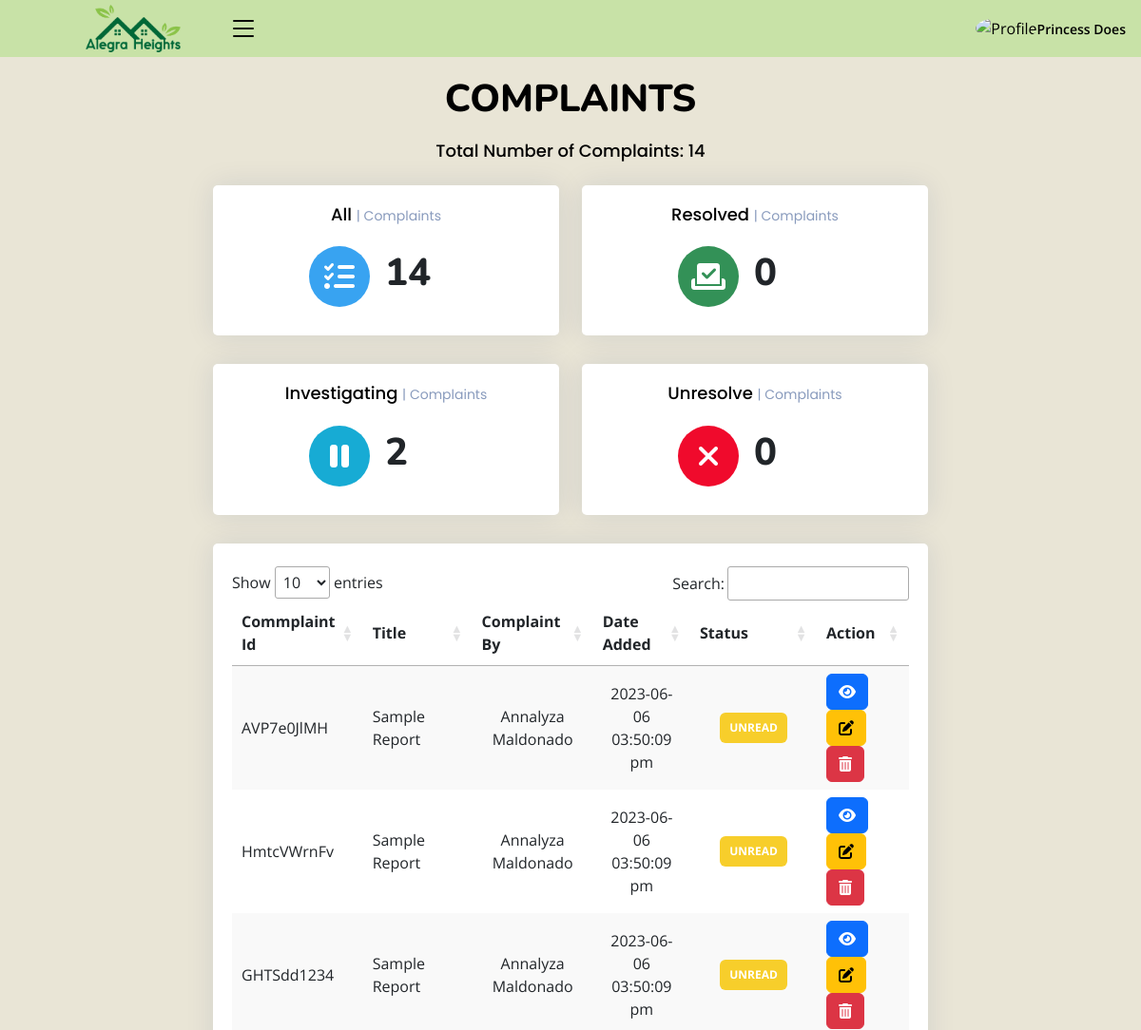
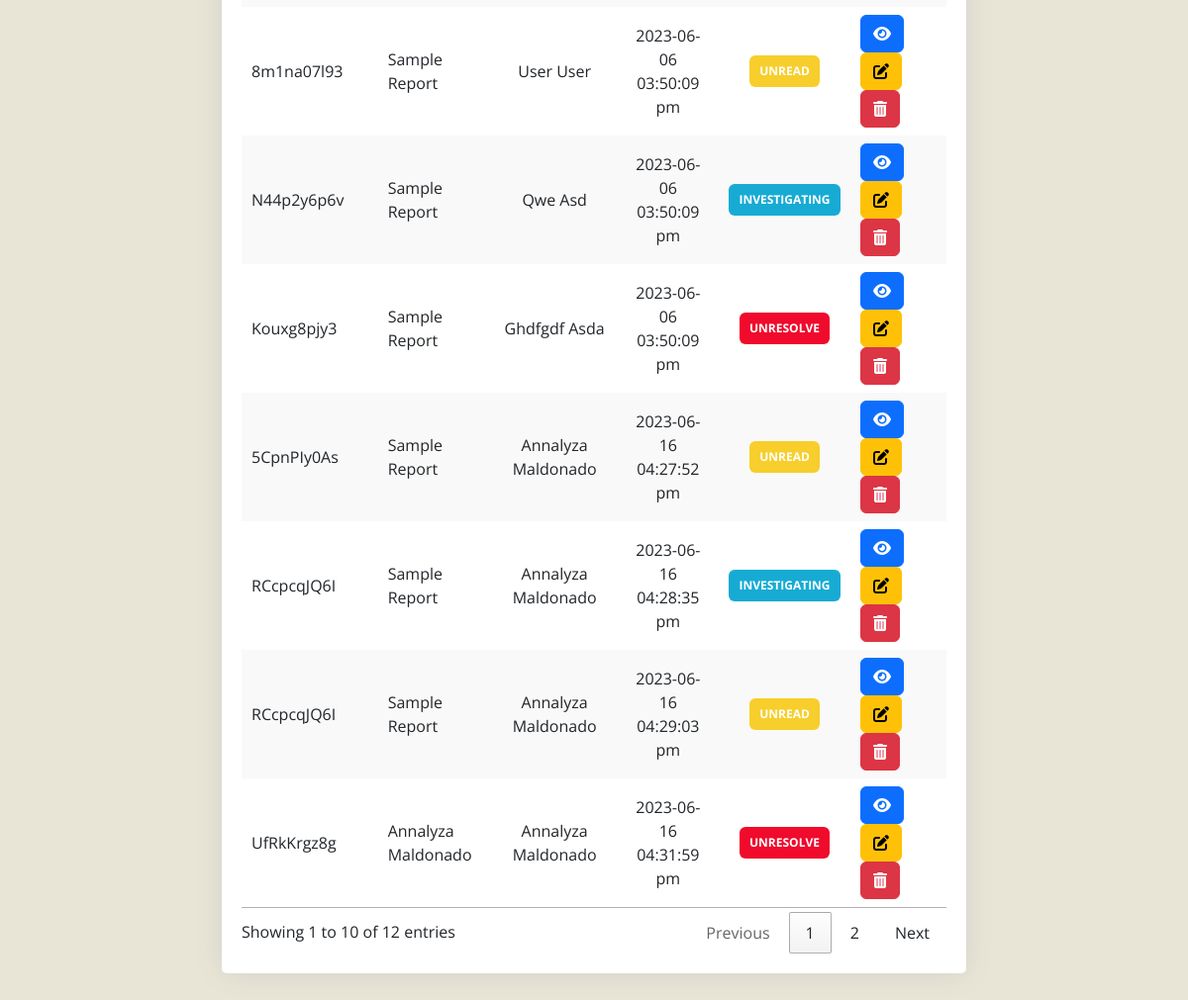
Page /admin/reports.php (signed in) on the committed database (2 pictures, top to bottom).
### tables this page shows
CREATE TABLE `report` (
  `id` int(11) NOT NULL,
  `rep_id` varchar(10) NOT NULL,
  `title` varchar(250) NOT NULL,
  `user_id` int(11) NOT NULL,
  `user` varchar(250) NOT NULL,
  `type` varchar(250) NOT NULL,
  `description` text NOT NULL,
  `report_img` varchar(250) NOT NULL,
  `date_added` datetime DEFAULT current_timestamp(),
  `status` varchar(250) NOT NULL DEFAULT '0' COMMENT '0-needs attention\r\n1 - investigating\r\n2-resolved\r\n3-unresolved'
);

### admin/class/adminback.php (called while the page is built, shortened)
<?php
class  adminback
{
    private $connection;
    function __construct()
    {
        $dbhost = "localhost";
        $dbuser = "root";
        $dbpass = "";
        $dbname = "alegra_heights_db";
        $this->connection = mysqli_connect($dbhost, $dbuser, $dbpass, $dbname);
    }
    function display_report()
    {
        $query = "SELECT * FROM `report` WHERE `status` = '0' OR `status` = '1' OR `status` = '3'";
        if (mysqli_query($this->connection, $query)) {
            $rpt_info = mysqli_query($this->connection, $query);
            return $rpt_info;
        }
    }
}

### admin/reports.php (the view, shortened to what this page needs)
<?php
include_once("class/adminback.php");
include_once("class/db.php");
$obj = new adminback();
$report = $obj->display_report();
?>
<!DOCTYPE html>
<html lang="en">
<?php include('header.php')?>
<link rel="stylesheet" href="https://cdn.datatables.net/1.13.4/css/jquery.dataTables.min.css">
<link rel="stylesheet" href="https://cdn.datatables.net/searchpanes/2.1.2/css/searchPanes.dataTables.min.css">
<link rel="stylesheet" href="https://cdn.datatables.net/searchpanes/2.1.2/js/dataTables.searchPanes.min.js">
<body class="toggle-sidebar">
    <?php include('headnav.php')?>
    <main id="main" class="main">
        <?php
    $sql = "SELECT * from report";
      if ($result = mysqli_query($conn, $sql)) {
      $rowcount = mysqli_num_rows( $result );
      }
      ?>
        <div class="pagetitle">
            <h1>COMPLAINTS</h1>
            <h5 class="card-title">Total Number of Complaints: <?php echo $rowcount;?> </h5>
        </div>
        <section class="section dashboard">
            <div class="row">
                <div style="margin: auto;" class="col-lg-8">
                    <div class="row">
                        <div style="text-align: center;" class="col-xxl-3 col-md-6">
                            <div class="card info-card sales-card">
                                <div class="card-body">
                                    <h5 class="card-title">All <span>| Complaints</span></h5>
                                    <div style="margin-left: 25%;" class="d-flex align-items-center">
                                        <div style="background-color: #38a3f1; color: white; "
                                            class="card-icon rounded-circle d-flex align-items-center justify-content-center">
                                            <i class="fa-solid fa-list-check"></i>
                                        </div>
                                        <div class="ps-3">
                                            <?php
    $sql = "SELECT * from report";
      if ($result = mysqli_query($conn, $sql)) {
      $rowcount = mysqli_num_rows( $result );
      }
      ?>
                                            <h1 style="font-weight: 800;"><?php echo $rowcount ?></h1>
                                        </div>
                                    </div>
                                </div>
                            </div>
                        </div>
                        <div style="text-align: center;" class="col-xxl-3 col-md-6">
                            <div class="card info-card sales-card">
                                <div class="card-body">
                                    <h5 class="card-title">Resolved <span>| Complaints</span></h5>
                                    <div style="margin-left: 25%;" class="d-flex align-items-center">
                                        <div style="background-color: rgb(51, 145, 87); color: white; "
                                            class="card-icon rounded-circle d-flex align-items-center justify-content-center">
                                            <i class="fa-solid fa-check-to-slot"></i>
                                        </div>
                                        <div class="ps-3">
                                            <?php
    $sql = "SELECT * from projects WHERE status = 2";
      if ($result = mysqli_query($conn, $sql)) {
      $rowcount = mysqli_num_rows( $result );
      }
      ?>
                                            <h1 style="font-weight: 800;"><?php echo $rowcount ?></h1>
                                        </div>
                                    </div>
                                </div>
                            </div>
                        </div>
                        <div style="text-align: center;" class="col-xxl-3 col-md-6">
                            <div class="card info-card sales-card">
                                <div class="card-body">
                                    <h5 class="card-title">Investigating <span>| Complaints</span></h5>
                                    <div style="margin-left: 25%;" class="d-flex align-items-center">
                                        <div style="background-color: rgb(23, 171, 212); color: white; "
                                            class="card-icon rounded-circle d-flex align-items-center justify-content-center">
                                            <i class="fa-solid fa-pause"></i>
                                        </div>
                                        <div class="ps-3">
                                            <?php
    $sql = "SELECT * from report WHERE status= 1";
      if ($result = mysqli_query($conn, $sql)) {
      $rowcount = mysqli_num_rows( $result );
      }
      ?>
                                            <h1 style="font-weight: 800;"><?php echo $rowcount ?></h1>
                                        </div>
                                    </div>
                                </div>
                            </div>
                        </div>
                        <div style="text-align: center;" class="col-xxl-3 col-md-6">
                            <div class="card info-card sales-card">
                                <div class="card-body">
                                    <h5 class="card-title">Unresolve <span>| Complaints</span></h5>
                                    <div style="margin-left: 25%;" class="d-flex align-items-center">
                                        <div style="background-color:  rgb(240, 10, 44); color: white; "
                                            class="card-icon rounded-circle d-flex align-items-center justify-content-center">
                                            <i class="fa-solid fa-xmark"></i>
                                        </div>
                                        <div class="ps-3">
                                            <?php
    $sql = "SELECT * from projects where status = 3";
      if ($result = mysqli_query($conn, $sql)) {
      $rowcount = mysqli_num_rows( $result );
      }
      ?>
                                            <h1 style="font-weight: 800;"><?php echo $rowcount ?></h1>
                                        </div>
                                    </div>
                                </div>
                            </div>
                        </div>
                    </div>
                    <div class="card">
                        <div class="card-body">
                            <br>
                            <div class="table-wrapper">
                                <table id="example" class="stripe" style="width:100%">
                                    <thead>
                                        <th scope="col">Commplaint Id</th>
                                        <th scope="col">Title</th>
                                        <th scope="col">Complaint By</th>
                                        <th scope="col">Date Added</th>
                                        <th scope="col">Status</th>
                                        <th scope="col">Action</th>
                                    </thead>
                                    <tbody>
                                        <?php
    while ($rep = mysqli_fetch_assoc($report)){
        ?>
                                        <tr>
                                            <td>
                                                <?php echo ucwords($rep['rep_id']) ?>
                                            </td>
                                            <td>
                                                <?php echo ucwords($rep['title']) ?>
                                            </td>
                                            <td class="text-center">
                                                <?php echo ucwords($rep['user']) ?>
                                            </td>
                                            <td class="text-center">
                                                <?php echo  date("Y-m-d h:i:s a",strtotime($rep['date_added'])) ?>
                                            </td>
                                            <td style="" class="text-center">
                                                <?php
                            if($rep['status'] =='0'){
                              echo "<span class='badge' style= 'text-align:center;padding:10px; background-color: #f7ce2b ;'>UNREAD</span>";
                            }elseif($rep['status'] =='1'){
                              echo "<span class='badge' style='padding:10px; background-color:rgb(23, 171, 212);'>INVESTIGATING</span>";
                            }elseif($rep['status'] =='2'){
                              echo "<span class='badge' style='padding:10px; background-color:  rgb(106, 163, 55);'>RESOLVED</span>";
                            }elseif($rep['status'] =='3'){
                              echo "<span class='badge' style='padding:10px; background-color: rgb(240, 10, 44);'>UNRESOLVE</span>";
                            }
                          ?>
                                            </td>
                                            <td>
                                                <a href="view_report.php?status=view&&id=<?php echo $rep['rep_id'] ?>"
                                                    type="button" class="btn btn-primary"><i
                                                        class="fa-solid fa-eye"></i></a>
                                                <button type="button" data-bs-toggle="modal"
                                                    data-bs-target="#verticalycentered"
                                                    class="btn btn-warning edit-item-btn"><i
                                                        class="fa-solid fa-pen-to-square"></i></button>
                                                <a href="?status=delete&&id=<?php echo $rep['id'] ?>"
                                                    onclick="return confirm('Are you sure you want to delete this project? NOTE: This action cannot be undone.')"
                                                    type="button" class="btn btn-danger"><i
                                                        class="fa-solid fa-trash-can"></i></button></a>
                                            </td>
                                        </tr>
                                        <?php
}
  ?>
                                    </tbody>
                                </table>
                            </div>
                        </div>
        </section>
    </main>
</body>
</html>

### admin/assets/css/style.css (style rules this page uses)
:root { scroll-behavior: smooth; }
body { font-family: "Open Sans", sans-serif; background: #E9E5D6; color: #000000; }
a { color: #4154f1; text-decoration: none; }
h1, h2, h3, h4, h5, h6 { font-family: "Nunito", sans-serif; }
#main { margin-top: 60px; padding: 20px 30px; transition: all 0.3s; }
.pagetitle { margin-bottom: 10px; text-align: center; }
.pagetitle h1 { font-size: 40px; margin-bottom: 0; font-weight: 800; color: #000000; }
.card { margin-bottom: 30px; border: none; border-radius: 5px; box-shadow: 0px 0 30px rgba(1, 41, 112, 0.1); }
.card-title { padding: 20px 0 15px 0; font-size: 18px; font-weight: 500; color: #000000; font-family: "Poppins", sans-serif; }
.card-title span { color: #899bbd; font-size: 14px; font-weight: 400; }
.card-body { padding: 0 20px 20px 20px; }
@media (min-width: 1200px) { #main, #footer { margin-left: 300px; } }
@media (min-width: 1200px) { .toggle-sidebar #main, .toggle-sidebar #footer { margin-left: 0; } }
.dashboard .info-card { padding-bottom: 10px; }
.dashboard .card-icon { font-size: 32px; line-height: 0; width: 64px; height: 64px; flex-shrink: 0; flex-grow: 0; }
.dashboard .sales-card .card-icon { color: #4154f1; background: #f6f6fe; }

### rows in the picture
report: rep "AVP7e0JlMH", title "Sample Report", user "Annalyza Maldonado", date_added "2023-06-06 03:50:09 pm", status "UNREAD"
report: rep "HmtcVWrnFv", title "Sample Report", user "Annalyza Maldonado", date_added "2023-06-06 03:50:09 pm", status "UNREAD"
report: rep "GHTSdd1234", title "Sample Report", user "Annalyza Maldonado", date_added "2023-06-06 03:50:09 pm", status "UNREAD"
report: rep "8m1na07l93", title "Sample Report", user "User User", date_added "2023-06-06 03:50:09 pm", status "UNREAD"
report: rep "N44p2y6p6v", title "Sample Report", user "Qwe Asd", date_added "2023-06-06 03:50:09 pm", status "INVESTIGATING"
report: rep "Kouxg8pjy3", title "Sample Report", user "Ghdfgdf Asda", date_added "2023-06-06 03:50:09 pm", status "UNRESOLVE"
report: rep "5CpnPIy0As", title "Sample Report", user "Annalyza Maldonado", date_added "2023-06-16 04:27:52 pm", status "UNREAD"
report: rep "RCcpcqJQ6I", title "Sample Report", user "Annalyza Maldonado", date_added "2023-06-16 04:28:35 pm", status "INVESTIGATING"
report: rep "RCcpcqJQ6I", title "Sample Report", user "Annalyza Maldonado", date_added "2023-06-16 04:29:03 pm", status "UNREAD"
report: rep "UfRkKrgz8g", title "Annalyza Maldonado", user "Annalyza Maldonado", date_added "2023-06-16 04:31:59 pm", status "UNRESOLVE"

### other values in the picture
$_SESSION['name'] "Princess Does"
$rowcount "14"
$rowcount "0"
$rowcount "2"
